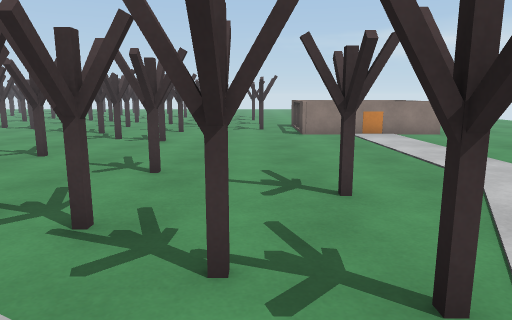
[1] (above)

20 first-person views from a walk through a 3-D level made in the Unity game engine. The camera is 1.3 m above the floor, tilts 10° down and sees 70° across. The floor is counted in squares, 1 m on a side. Each view is taken from the middle of a square. On the plan, view 1 faces up. The plan holds only what a view shows up to about 15 squares ahead; the rest is blank. The place goes on beyond the plan. Surface patterns are stand-ins for the level's own textures.

[2]
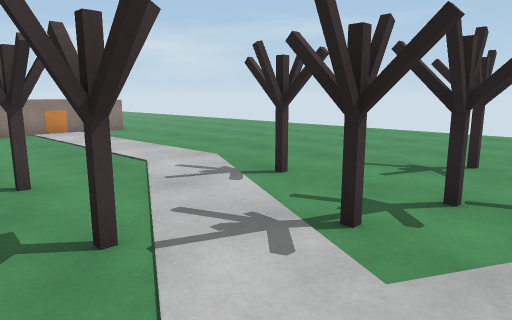

[3]
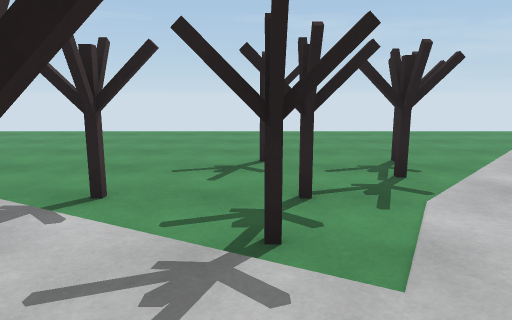

[4]
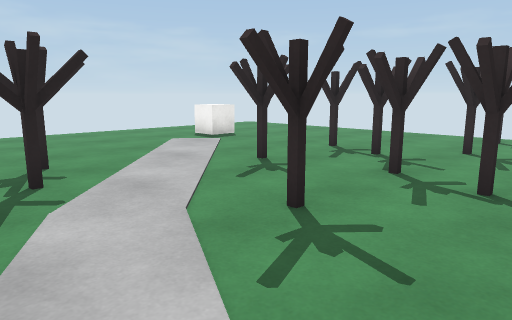

[5]
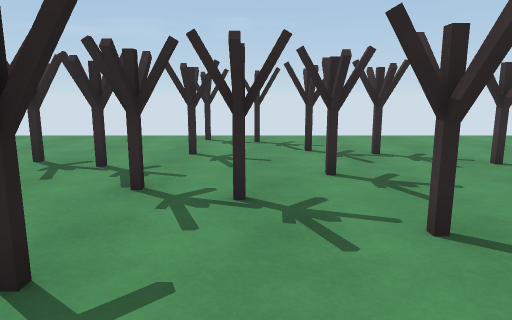

[6]
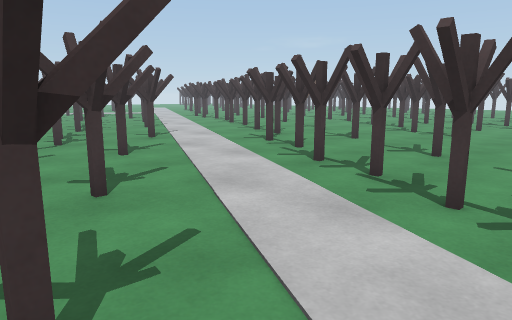

[7]
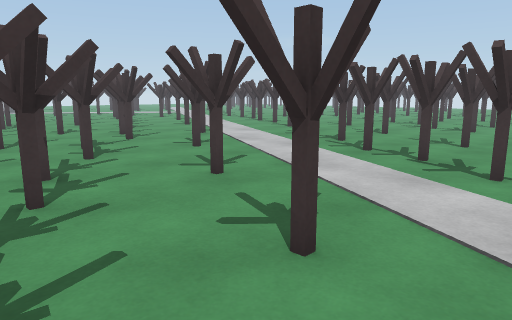

[8]
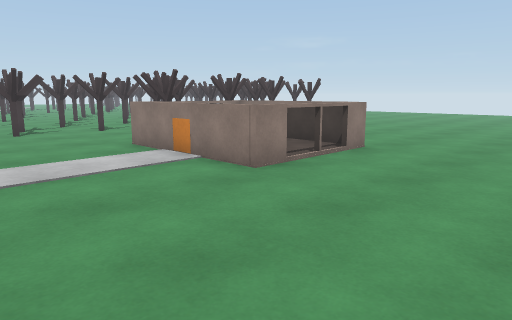

[9]
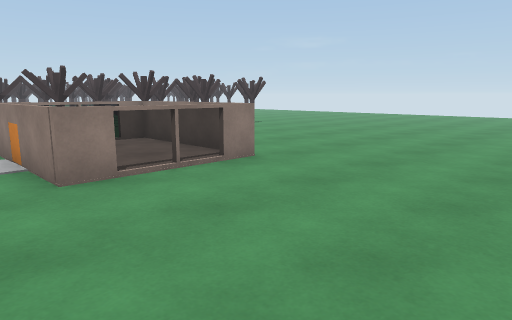

[10]
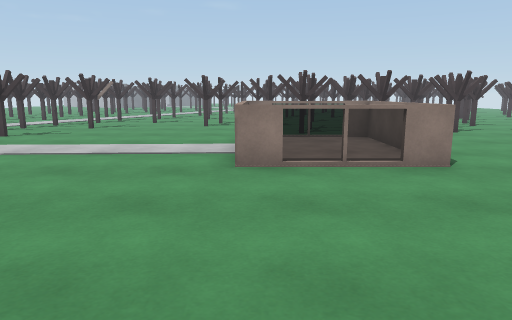

[11]
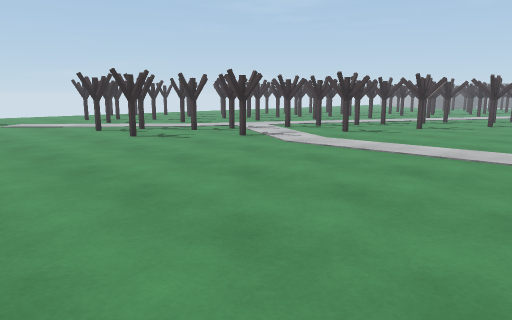

[12]
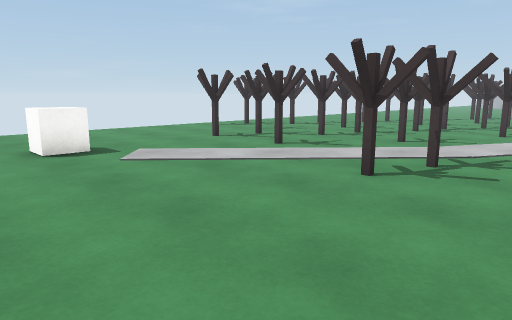

[13]
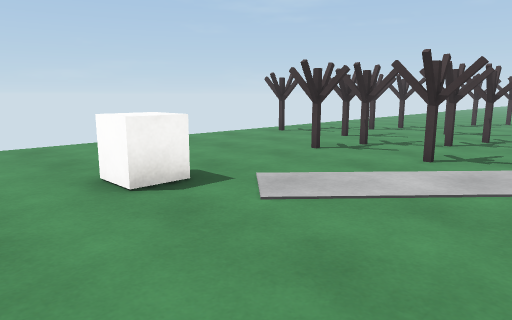

[14]
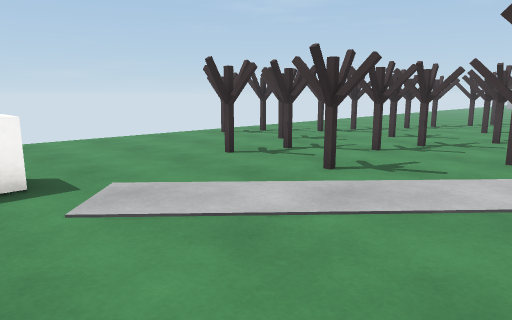

[15]
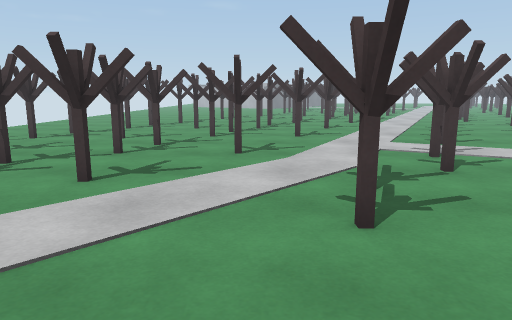

[16]
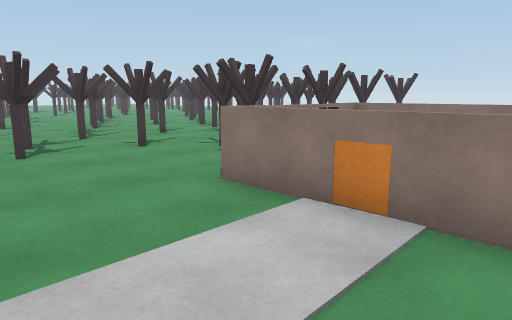

[17]
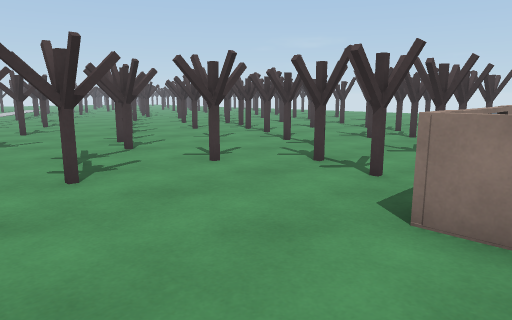

[18]
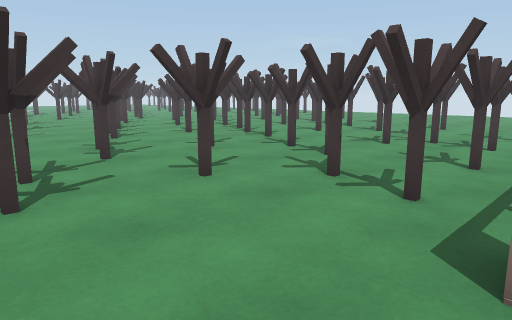

[19]
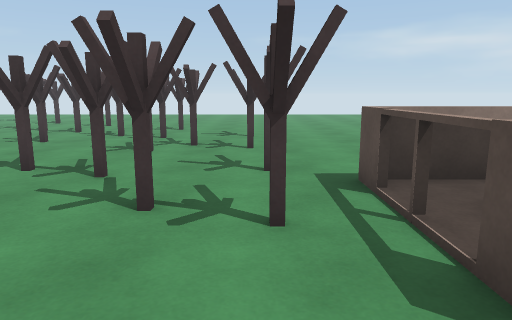

[20]
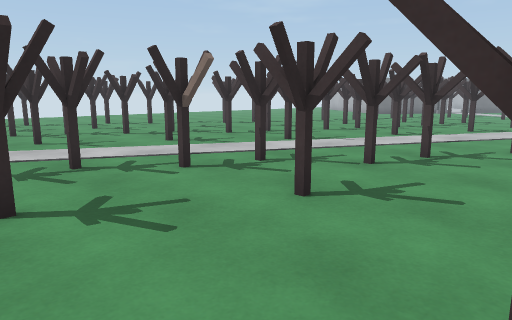

### Floor plan
Key: @ floor where view 1 was taken; # wall or solid block; x gap in a wall; . floor; = window, fence, low wall or low ledge; T thing the floor can be seen under or through; H house.
Columns run from 18 left of view 1 to 13 right of it. Each row starts with its distance up from view 1.
 19          ####..#..............
 18        ..#..#.T...T...........
 17       #..#....TTT.TT.  .......
 16      .##....TT T=T. HHHHH.....
 15     ...#x#..    TTTTH   H.....
 14     #......TT  TT.T.H   H......
 13     #......TTT T....HHHHH.......
 12     ...#......T............... .
 11         .. ...TT...............
 10          . .....................
  9     ... ........................
  8 .........##..#..................
  7 ..#.......#.....#...............
  6  ....#......TT..#...............
  5    ..#......TTT....#............
  4     ....#.....TTTT.x............
  3    #x#..x.......TTTT...#........
  2     ...##..T......TT............
  1    ....##..T.........#xT.#......
  0    ....... ...#...@....T.x......
 -1   #...... TTT.x..#......TT......
 -2       ..#    TT..#......TT......
 -3              ###.....#..........
 -4               ####...#..........
 -5                  #..............
 -6                   ##TT.#........
 -7                      TT.........
 -8               T       TT....==..
 -9              ...TT  TT.T.......
-10              ...TTT T..........
-11             .......#...........
-12            ........##.........
-13            .........x.........

Positions as (right, up) in squares from view 1, and headings:
1: (0, 0), facing up
2: (0, -1), facing up-right
3: (0, 1), facing right
4: (0, 0), facing down-right
5: (1, -1), facing down
6: (1, -2), facing up-left
7: (1, -4), facing up-left
8: (11, 8), facing up-left
9: (12, 11), facing up-left
10: (13, 13), facing left
11: (13, 12), facing down-left
12: (13, 1), facing down-left
13: (13, -3), facing down-left
14: (11, -2), facing down-left
15: (11, -3), facing left
16: (6, 9), facing up-left
17: (3, 9), facing up-left
18: (2, 10), facing up-left
19: (0, 11), facing up
20: (-1, 11), facing down-left
